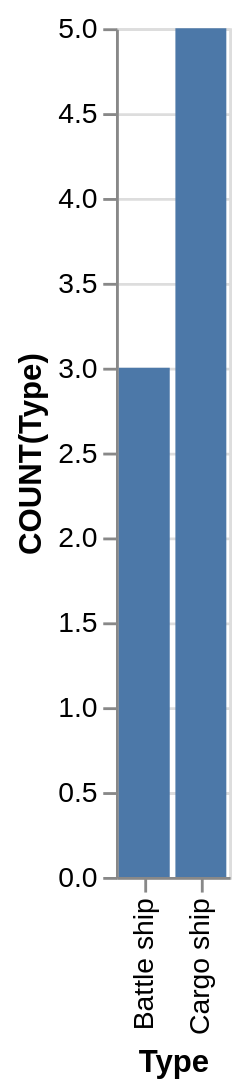

Source (Vega-Lite JSON):
### Vega-Lite specification from a JSON file in a GitHub repository (floating-point values rounded to 4 significant figures)
{"data": {"values": [{"x_data": "Battle ship", "y_data": 3}, {"x_data": "Cargo ship", "y_data": 5}]}, "mark": "bar", "encoding": {"x": {"field": "x_data", "type": "nominal", "title": "Type", "sort": {"op": "sum", "field": "y_data", "order": "ascending"}}, "y": {"field": "y_data", "type": "quantitative", "title": "COUNT(Type)"}}}
